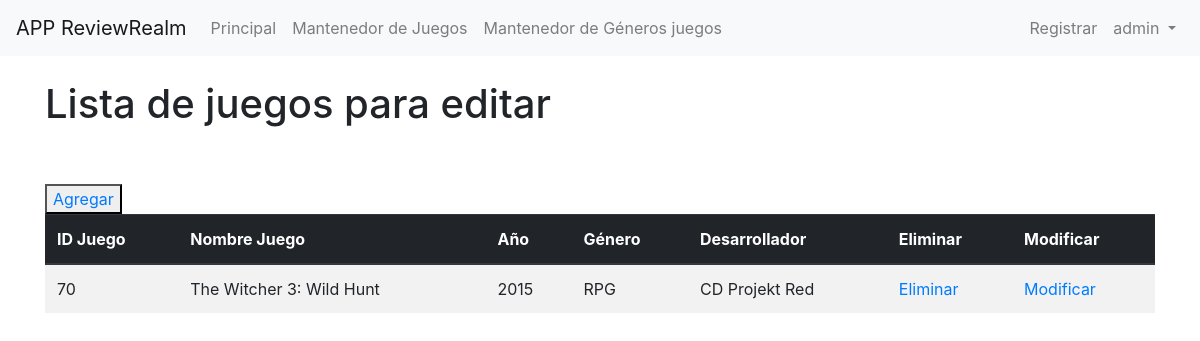
The page /ReviewRealm/Administrador/crud (signed in) on the database as committed earlier.
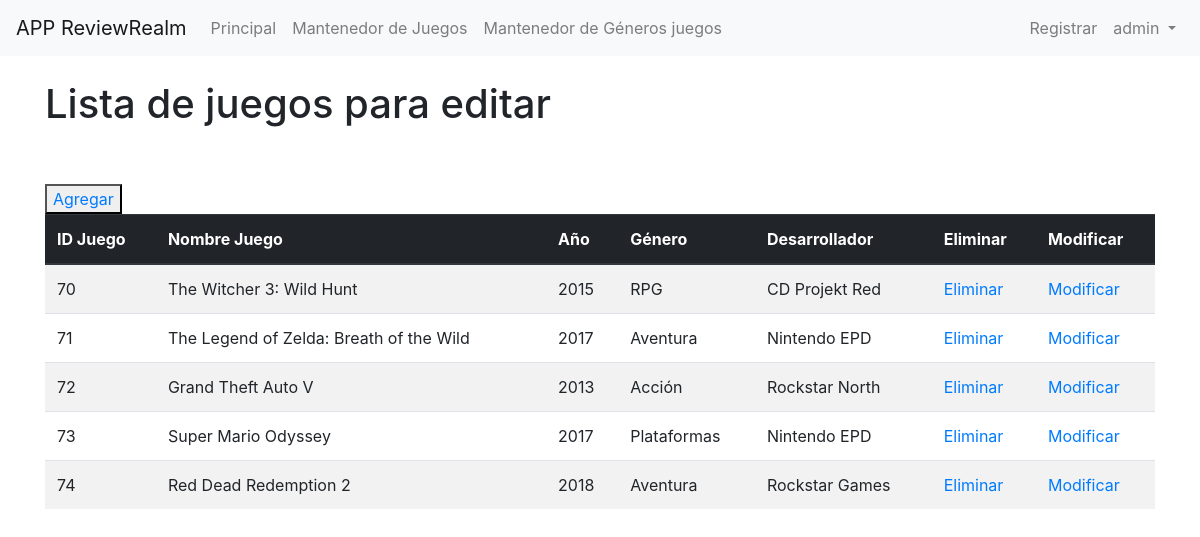
The same page on the database as committed later.
### ReviewRealm/models.py (models this page shows, shortened)
class Juego(models.Model):
    id_juego = models.AutoField(db_column='idJuego',primary_key=True)
    titulo = models.CharField(max_length=200)
    descripcion = models.TextField(blank=True, null=True)
    anio = models.IntegerField(validators=[MinValueValidator(1900), MaxValueValidator(9999)])
    id_genero_juego = models.ForeignKey('Genero_Juego', on_delete=models.CASCADE, db_column='idGeneroJuego')
    desarrollador = models.CharField(max_length=200)
    publisher = models.CharField(max_length=200)
    calificacion = models.DecimalField(max_digits=3, decimal_places=1, null=True, blank=True)
    plataforma = models.CharField(max_length=100)
    duracion = models.PositiveIntegerField(validators=[MaxValueValidator(99999)])
    clasificacion = models.CharField(max_length=200)
    imagen_portada = models.ImageField(upload_to='portadas/', blank=True, null=True)

class Genero_Juego(models.Model):
    id_genero_juego = models.AutoField(db_column='idGeneroJuego', primary_key=True)
    nombre_genero = models.CharField(max_length=100, blank=False, null=False)

### Administrador/views.py (the view)
# urls.py: path('crud', views.crud, name='crud'),
@login_required
def crud(request):
    juegos = Juego.objects.all()
    context = {'juegos': juegos}
    return render(request, 'Administrador/juegos_list.html', context)

### Administrador/templates/Administrador/juegos_list.html (shortened to what this page needs)
{% extends 'Administrador/base.html' %}
{% load static %}
{% block content %}
<div class="container mt-4">
    <h1>Lista de juegos para editar</h1><br>
        <br>
        <button type="button">
            <a href="{% url 'juegosAdd' %}">Agregar</a>
        </button>
        <table class="table table-striped">
            {% if juegos %}
            <thead class="thead-dark">
                <tr>
                    <th>ID Juego</th>
                    <th>Nombre Juego</th>
                    <th>Año</th>
                    <th>Género</th>
                    <th>Desarrollador</th>
                    <th>Eliminar</th>
                    <th>Modificar</th>
                </tr>
            </thead>
                {% for x in juegos %}
                    <tr>
                        <td>{{x.id_juego}}</td>
                        <td>{{x.titulo}}</td>
                        <td>{{x.anio}}</td>
                        <td>{{x.id_genero_juego.nombre_genero}}</td>
                        <td>{{x.desarrollador}}</td>
                        <td><a href="{% url 'juegos_del' pk=x.id_juego %}">Eliminar</a></td>
                        <td><a href="{% url 'juegos_findEdit' pk=x.id_juego %}">Modificar</a></td>
                    </tr>
                {% endfor %}
            {% endif %}
        </table>
</div>
{% endblock %}

Rows that differ between the two databases and show on the page:
added Juego: id_juego "71", titulo "The Legend of Zelda: Breath of the Wild", anio "2017", id_genero_juego.nombre_genero "Aventura", desarrollador "Nintendo EPD"
added Juego: id_juego "72", titulo "Grand Theft Auto V", anio "2013", id_genero_juego.nombre_genero "Acción", desarrollador "Rockstar North"
added Juego: id_juego "73", titulo "Super Mario Odyssey", anio "2017", id_genero_juego.nombre_genero "Plataformas", desarrollador "Nintendo EPD"
added Juego: id_juego "74", titulo "Red Dead Redemption 2", anio "2018", id_genero_juego.nombre_genero "Aventura", desarrollador "Rockstar Games"
